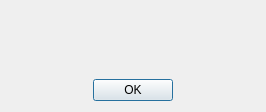
<?xml version="1.0" encoding="UTF-8"?>
<ui version="4.0">
 <class>About</class>
 <widget class="QDialog" name="About">
  <property name="geometry">
   <rect>
    <x>0</x>
    <y>0</y>
    <width>266</width>
    <height>112</height>
   </rect>
  </property>
  <property name="windowTitle">
   <string>About</string>
  </property>
  <property name="layoutDirection">
   <enum>Qt::RightToLeft</enum>
  </property>
  <layout class="QVBoxLayout" name="verticalLayout">
   <item>
    <widget class="QLabel" name="label">
     <property name="text">
      <string/>
     </property>
    </widget>
   </item>
   <item>
    <layout class="QHBoxLayout" name="horizontalLayout">
     <item>
      <spacer name="horizontalSpacer">
       <property name="orientation">
        <enum>Qt::Horizontal</enum>
       </property>
       <property name="sizeHint" stdset="0">
        <size>
         <width>10</width>
         <height>20</height>
        </size>
       </property>
      </spacer>
     </item>
     <item>
      <widget class="QPushButton" name="pushButton">
       <property name="text">
        <string>OK</string>
       </property>
      </widget>
     </item>
     <item>
      <spacer name="horizontalSpacer_2">
       <property name="orientation">
        <enum>Qt::Horizontal</enum>
       </property>
       <property name="sizeHint" stdset="0">
        <size>
         <width>10</width>
         <height>20</height>
        </size>
       </property>
      </spacer>
     </item>
    </layout>
   </item>
  </layout>
 </widget>
 <resources/>
 <connections/>
</ui>
